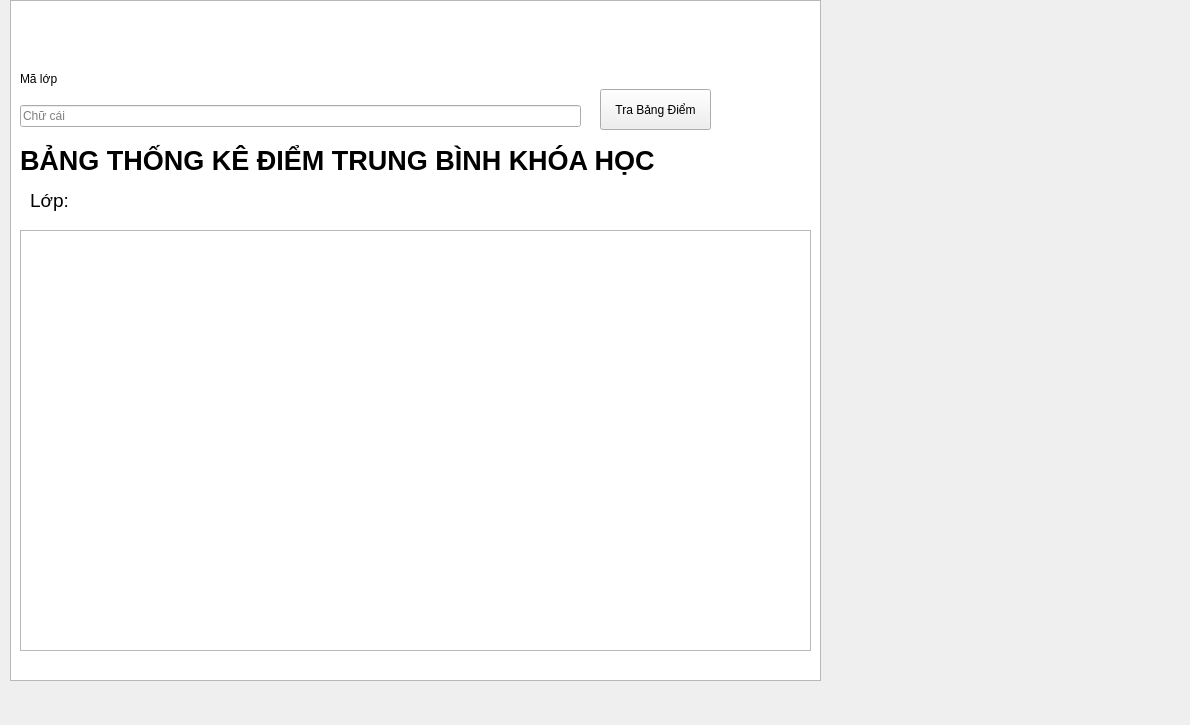
<?xml version="1.0" encoding="UTF-8"?>
<ui version="4.0">
 <class>diem_trungbinh</class>
 <widget class="QWidget" name="diem_trungbinh">
  <property name="geometry">
   <rect>
    <x>0</x>
    <y>0</y>
    <width>1190</width>
    <height>725</height>
   </rect>
  </property>
  <property name="windowTitle">
   <string>Form</string>
  </property>
  <widget class="QTableWidget" name="BangDiem_Widget">
   <property name="geometry">
    <rect>
     <x>20</x>
     <y>230</y>
     <width>791</width>
     <height>421</height>
    </rect>
   </property>
  </widget>
  <widget class="QLabel" name="label_malop">
   <property name="geometry">
    <rect>
     <x>30</x>
     <y>185</y>
     <width>771</width>
     <height>31</height>
    </rect>
   </property>
   <property name="font">
    <font>
     <pointsize>14</pointsize>
    </font>
   </property>
   <property name="text">
    <string>Lớp: </string>
   </property>
  </widget>
  <widget class="QLabel" name="label_5">
   <property name="geometry">
    <rect>
     <x>20</x>
     <y>130</y>
     <width>651</width>
     <height>61</height>
    </rect>
   </property>
   <property name="font">
    <font>
     <pointsize>20</pointsize>
     <bold>true</bold>
    </font>
   </property>
   <property name="text">
    <string>BẢNG THỐNG KÊ ĐIỂM TRUNG BÌNH KHÓA HỌC</string>
   </property>
  </widget>
  <widget class="QTableView" name="tableView">
   <property name="geometry">
    <rect>
     <x>10</x>
     <y>0</y>
     <width>811</width>
     <height>681</height>
    </rect>
   </property>
  </widget>
  <widget class="QPushButton" name="pushButton_TraDiemTB">
   <property name="geometry">
    <rect>
     <x>600</x>
     <y>89</y>
     <width>111</width>
     <height>41</height>
    </rect>
   </property>
   <property name="text">
    <string>Tra Bảng Điểm</string>
   </property>
  </widget>
  <widget class="QWidget" name="gridLayoutWidget_2">
   <property name="geometry">
    <rect>
     <x>20</x>
     <y>59</y>
     <width>561</width>
     <height>68</height>
    </rect>
   </property>
   <layout class="QGridLayout" name="gridLayout">
    <item row="2" column="0">
     <widget class="QLineEdit" name="lineEdit__MaLop">
      <property name="placeholderText">
       <string>Chữ cái</string>
      </property>
     </widget>
    </item>
    <item row="0" column="0">
     <widget class="QLabel" name="label_12">
      <property name="text">
       <string>Mã lớp</string>
      </property>
     </widget>
    </item>
   </layout>
  </widget>
  <zorder>tableView</zorder>
  <zorder>BangDiem_Widget</zorder>
  <zorder>label_malop</zorder>
  <zorder>label_5</zorder>
  <zorder>pushButton_TraDiemTB</zorder>
  <zorder>gridLayoutWidget_2</zorder>
 </widget>
 <resources/>
 <connections/>
</ui>
